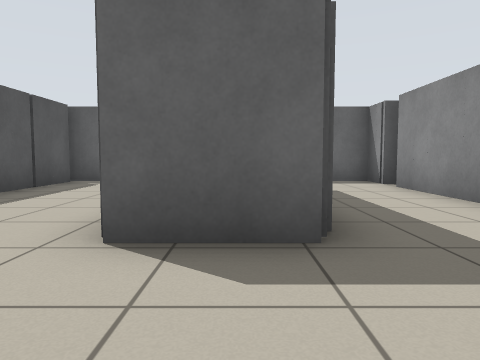
View 1 (above)

15 first-person views from a walk through a world built for the Player/Stage simulator. The camera is 0.68 m above the floor, tilts 4° down and sees 70° across. The lines on the ground mark 1 m squares. The floor is counted in squares, 1 m on a side. Each view is taken from the middle of a square. On the plan, view 1 faces up. The plan holds only what a view shows up to about 10 squares ahead; the rest is blank. Robots are left out.

View 2
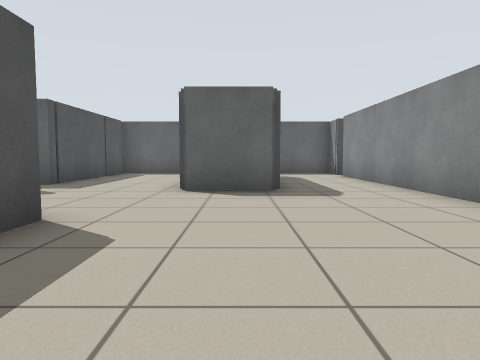

View 3
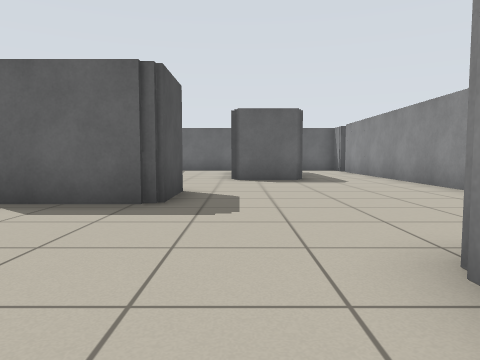

View 4
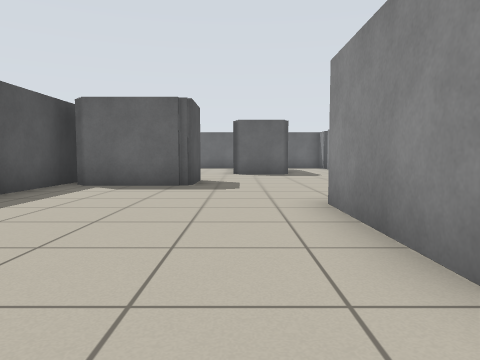

View 5
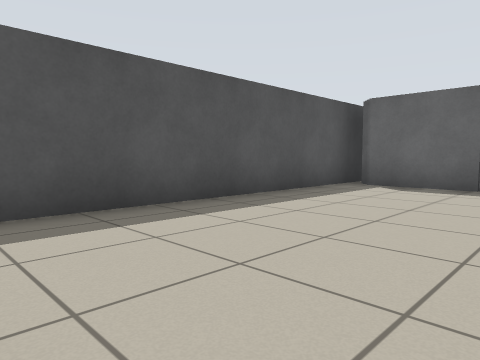

View 6
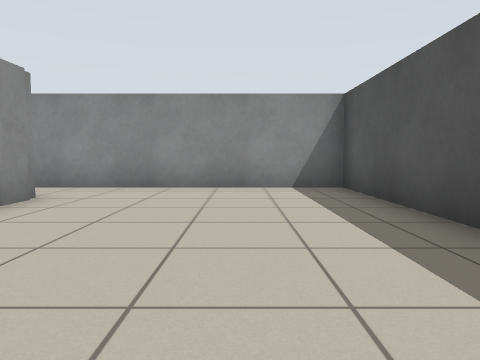

View 7
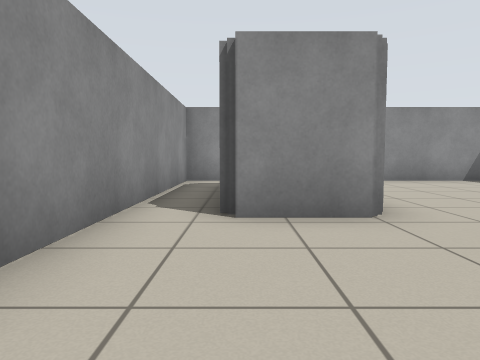

View 8
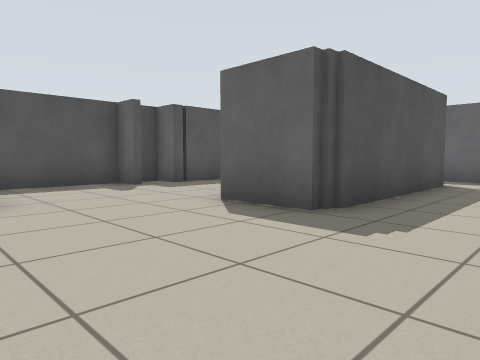

View 9
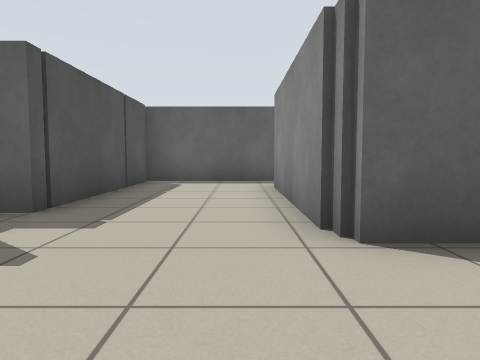

View 10
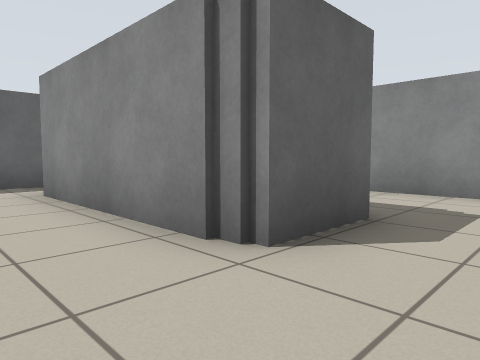

View 11
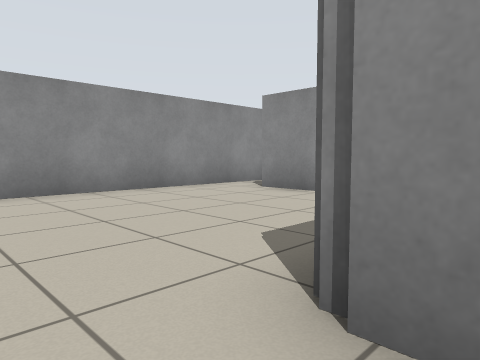

View 12
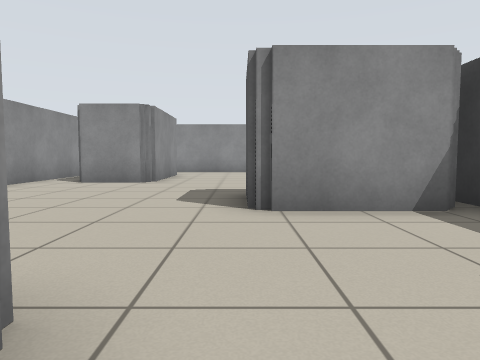

View 13
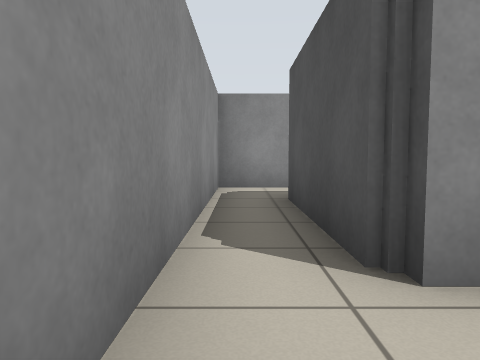

View 14
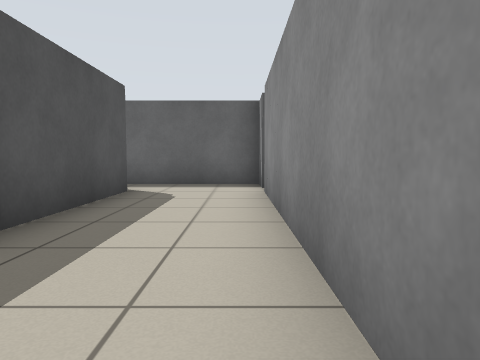

View 15
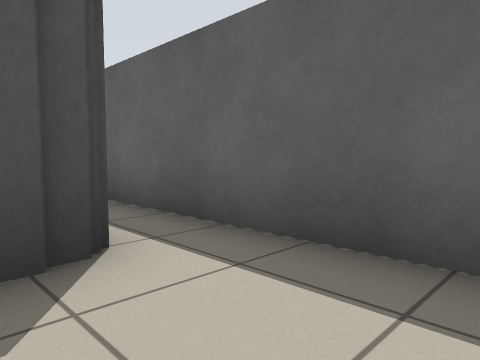

### Floor plan
Points are (right, up) in squares from view 1. A wall is a line through its corners. A room is listed if a view was taken in it or the views show most of it. See-through windows are left out.
Room 1 (views 1, 2, 3, 4, 5, 6, 7, 8, 9, 10, 11, 12, 13, 14, 15)
walls: (-4.8, -0.2) (-2.1, -0.2) (-2.1, -2.2) (-4.8, -2.2); (-5.2, 2.8) (-5.2, -10.4) (3.5, -10.4) (3.5, 7.6); (-5.2, 4) (-5.2, 3.5); (0.3, -8.6) (0.3, -4.7) (2.2, -4.7) (2.2, -8.5); (0.8, 8) (0.8, 2.6) (-1.3, 2.6) (-1.3, 7.5); (3.5, 8.3) (3.5, 9.3) (-4.6, 9.3); (-4.5, 9) (-4.5, 4)

Where each view was taken, in squares from view 1:
view 1: 0 up, 0 right, facing up
view 2: 4 down, 0 right, facing up
view 3: 7 down, 1 left, facing up
view 4: 10 down, 1 left, facing up
view 5: 10 down, 1 left, facing up-left
view 6: 3 down, 3 left, facing down
view 7: 1 down, 2 right, facing down
view 8: 1 down, 3 right, facing up-left
view 9: 0 up, 2 left, facing up
view 10: 1 up, 3 left, facing up-right
view 11: 1 up, 3 left, facing down-right
view 12: 4 up, 2 left, facing down
view 13: 3 down, 3 right, facing down
view 14: 1 up, 3 right, facing up
view 15: 7 up, 3 right, facing up-left
